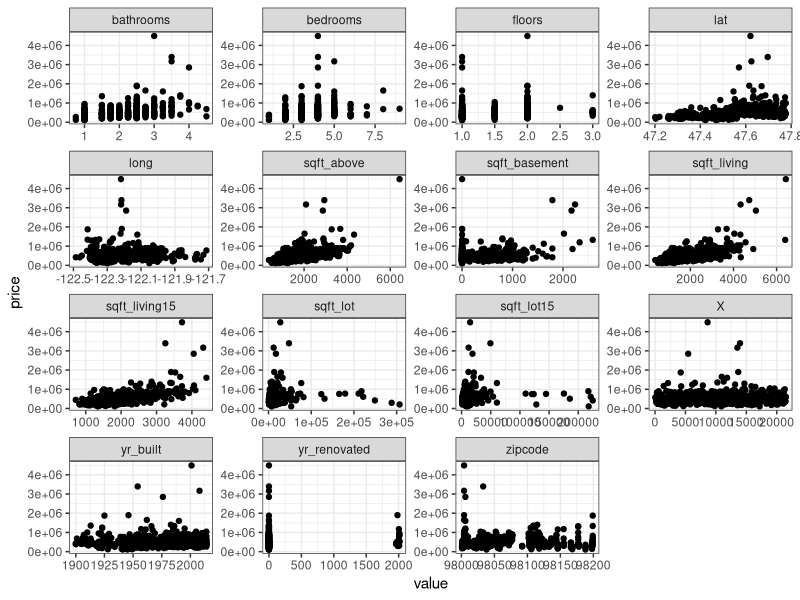
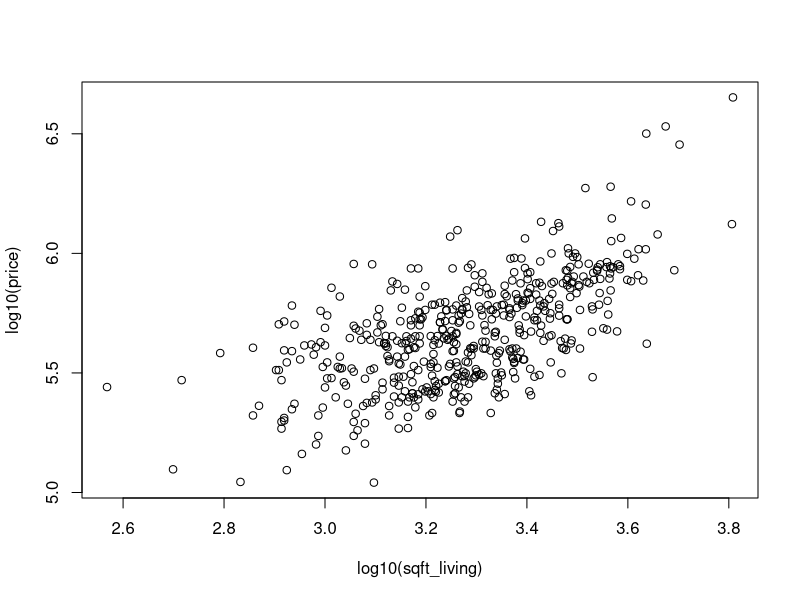
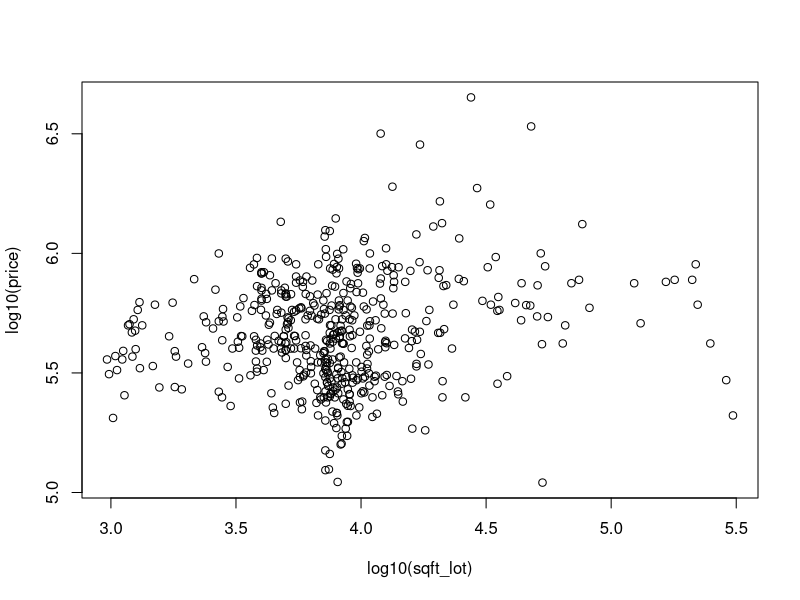
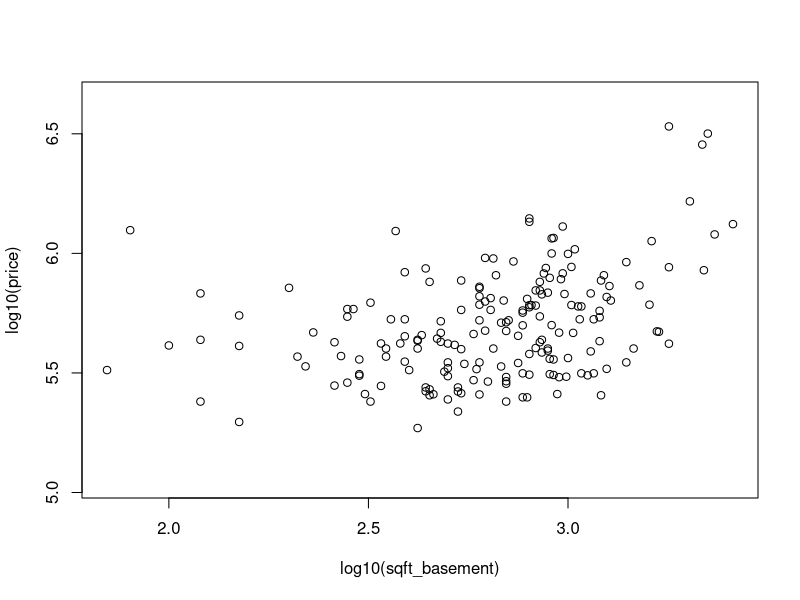
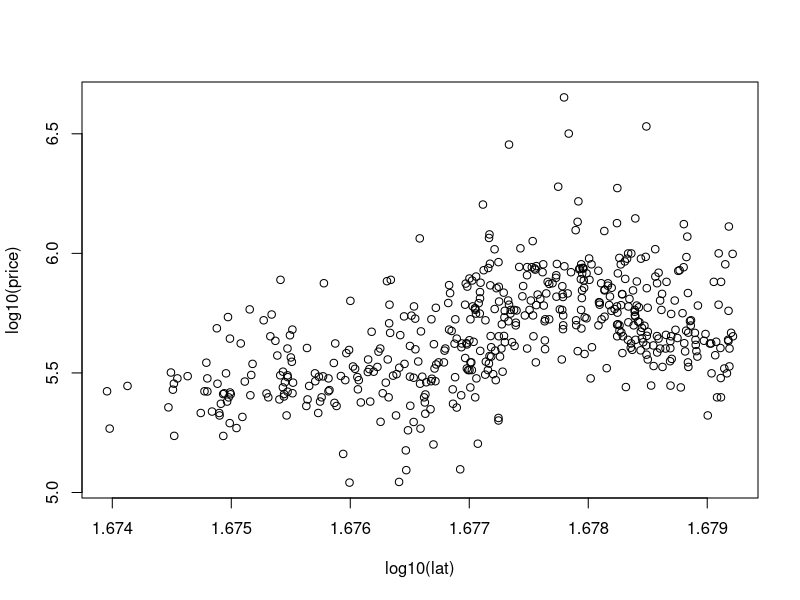

Source code (R) for these figures, in order:
setwd("~/RStudioProjects/MVE190/projects/mini2/")

require(ggplot2)
require(reshape2)
require(gridExtra)
require(purrr)
require(tidyr)

housedata <- read.csv("kc_house_data.csv", header = TRUE)

ii <- sample(seq(1,dim(housedata)[1]),500)  # obtain a random sample of 500 indices
mydata <- housedata[ii,]                    # select a random subset of your full dataset
mydata <- subset(mydata, select = -c(id, date, waterfront, view, condition, grade))
row.names(mydata) <- NULL            # assign new IDs to each row

mydata %>%
  gather(-price, key = "var", value = "value") %>%
  ggplot(aes(x=value, y=price)) + geom_point() + facet_wrap(~ var, scales = "free") + theme_bw()

plot(log10(price)~log10(sqft_living), data = mydata)
plot(log10(price)~log10(sqft_lot), data = mydata)
plot(log10(price)~log10(sqft_basement), data = mydata)
plot(log10(price)~log10(lat), data = mydata)

